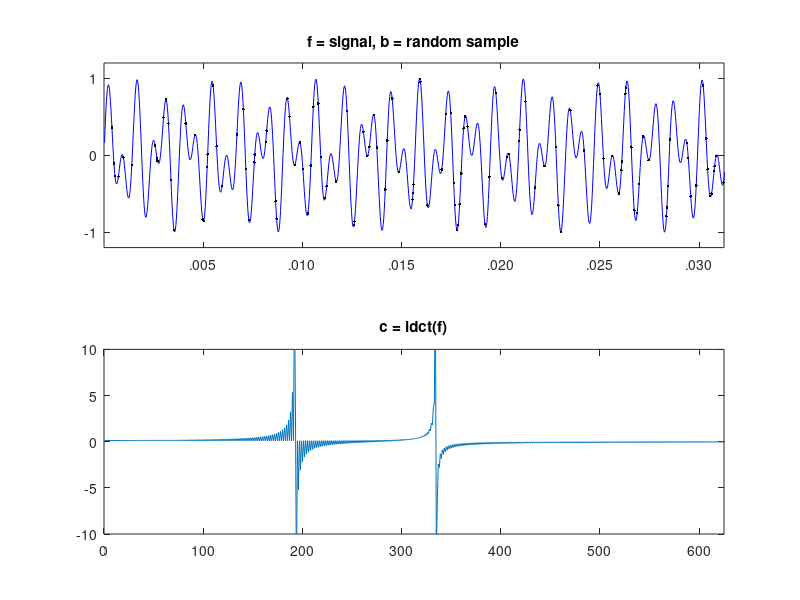

Reproduce this figure in MATLAB.
           
  disp(' 1  2  3');
  disp(' 4  5  6');
  disp(' 7  8  9');
  disp('    0  ');
choice=input('please choose a key: ');
	 switch(choice)
               case 1
                    a=697;
                    b=1209;
                case 2
                    a=697;
                    b=1336;
                case 3
                    a=697;
                    b=1477;
                case 4
                    a=770;
                    b=1209;
                case 5
                    a=770;
                    b=1336;
                case 6
                    a=770;
                    b=1477;
                case 7
                    a=852;
                    b=1209;
                case 8
                    a=852;
                    b=1336;
                case 9
                    a=852;
                    b=1477;
                case '*'
                    a=941;
                    b=1209; 
                case 0
                    a=941;
                    b=1336;
                
            otherwise
                fprintf('invalid key entered');
        end


        Fs = 40000; %sampling frequency
        t = (1:Fs/8)'/Fs; %sampling rate
        f = (sin(2*pi*a*t) + sin(2*pi*b*t))/2; %average of frequency components of the two sinusoids
        n = length(f); %n=5000
        m = ceil(n/10); %m=500
        k = randperm(n)';
        k = sort(k(1:m));
        b = f(k); %random samples
        % Plot f and b.
        % Plot idct(f) = inverse discrete cosine transform.
    
axf = [0 max(t)/4 -1.2 1.2];
axd = [0 n/8 -10 10];
figure(1);
subplot(2,1,1)
plot(t,f,'b-',t(k),b,'k.')
axis(axf);
set(gca,'xtick',.005:.005:.030,'ytick',-1:1, ...
   'xticklabel',{'.005','.010','.015','.020','.025','.030'})
title('f = signal, b = random sample')
subplot(2,1,2)
plot(idct(f))
axis(axd);
set(gca,'xtick',0:100:600)
title('c = idct(f)')
drawnow


sound(f,Fs)
% Number of iterations
T = 1000;

% Tolerance
tol = 0.001;

lenb=length(b);
lenk=length(k);
lent=length(t);
save('C:\Users\abhishek_sharma92\Desktop\project\code\allAMP.mat','lenb','lenk','lent','b','k','n','m','Fs','T','tol','t','f','-ascii','-double','-tabs')
cont=input('Press Y to send samples to the server or N to abort: ','s');
switch(cont)
    case 'N' 
        exit;
    case 'Y' 
        client('192.168.2.5',3000,'C:\Users\abhishek_sharma92\Desktop\project\code\allAMP.mat');
    case 'n'
        exit;
    case 'y'
        client('192.168.2.5',3000,'C:\Users\abhishek_sharma92\Desktop\project\code\allAMP.mat');
    otherwise
        disp('wrong key');
end

    

        

